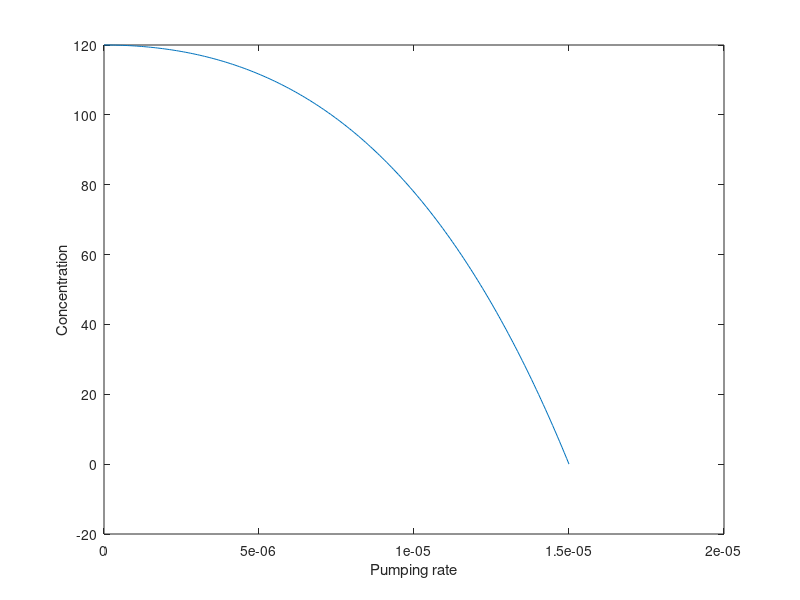

This chart was generated by the following MATLAB code:
% Does the plots for question 1 of hw5 concerning the nephron

%% Constants
Q1_0 = 0.125e-6;
c0 = 120;

%% Equations portion
c1_0 = c0;

fstarL = linspace(0,1.5e-5,200);
alpha = fstarL/(Q1_0*c0);

c2_0 = c0*(1-alpha).*exp(alpha);

%% Plotting

figure(1)
hold on; clf; box on;

plot(fstarL,c1_0)
plot(fstarL,c2_0)

xlabel('Pumping rate')
ylabel('Concentration')

hold off



